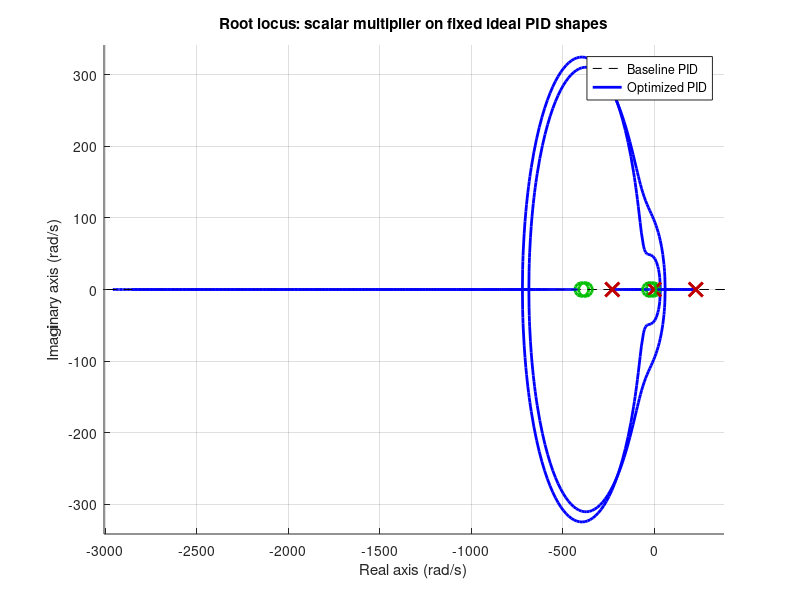
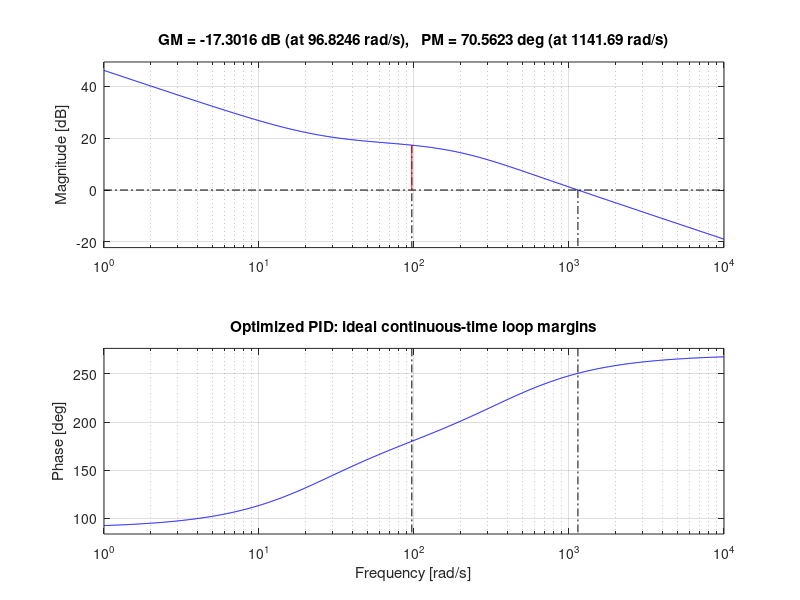
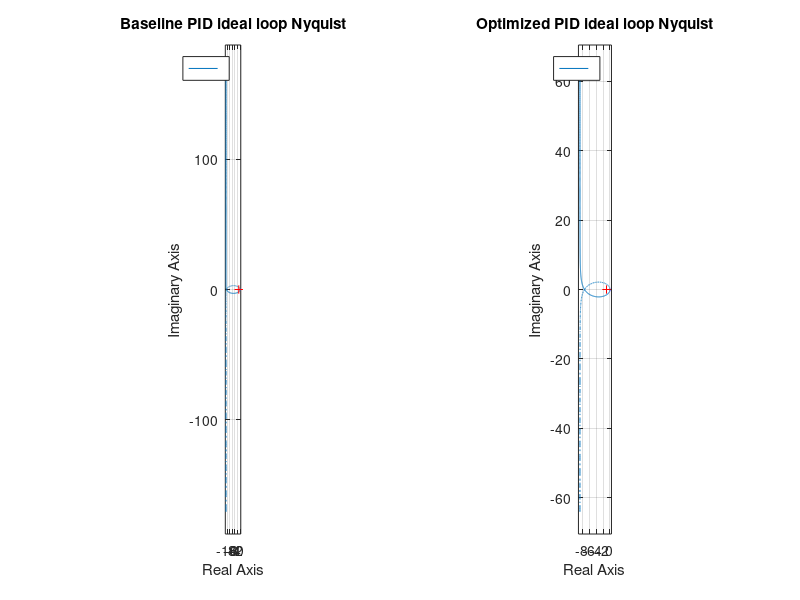

Here is the MATLAB script that generated these plots, in order:
%% AMB_Classical_Control_Analysis.m
% Classical-control companion analysis for the single-axis AMB V6 model.
% IMPORTANT:
% (1) This script analyses the continuous-time plant and ideal continuous PID.
% (2) It does not claim that these plots alone prove stability of the sampled,
%     saturated, derivative-filtered KF-PID implementation.
% (3) Requires Control System Toolbox for tf, rlocus, bode, nyquist, margin.
clear; clc; close all;

%% Published/reference parameters and sign convention
m  = 46.0;             % kg
ki = 129.7;             % N/A
ksSigned = -2.40e6;     % N/m, signed value reported by reference
kn = abs(ksSigned);     % positive magnitude of destabilizing stiffness
fprintf('AMB classical analysis: m=%.3f kg, ki=%.3f N/A, ks(signed)=%.4g N/m\n',m,ki,ksSigned);
fprintf('Model convention: m*xdd = kn*x + ki*i + Fd, kn=|ks|=%.4g N/m\n',kn);

%% Continuous-time plant and open-loop poles
s = tf('s');
G = ki/(m*s^2 - kn);     % displacement/current plant
pPlant = pole(G);
disp('Plant X(s)/I(s) ='); G
disp('Open-loop plant poles (rad/s):'); disp(pPlant);
fprintf('Analytical poles = +/- %.6f rad/s\n',sqrt(kn/m));
fprintf('Positive pole means the uncontrolled linearized plant is unstable.\n');

%% State-space observability
A = [0 1; kn/m 0];
B = [0; ki/m];
C = [1 0];
D = 0;
Ob = obsv(A,C);
fprintf('\n2-state observability matrix:\n'); disp(Ob);
fprintf('rank(O) = %d of %d states\n',rank(Ob),size(A,1));
fprintf('For the 3-state augmented estimator, see the note below: the disturbance state must be checked with the exact discrete A3 used in V6.\n');

%% Ideal continuous-time PID characteristic polynomial and Routh-Hurwitz
% C(s)=Kp + Ki/s + Kd*s. Negative feedback with G(s)=ki/(m*s^2-kn).
% Characteristic polynomial: m*s^3 + ki*Kd*s^2 + (ki*Kp-kn)*s + ki*Ki = 0.
fprintf('\nRouth-Hurwitz conditions for ideal PID:\n');
fprintf('Kd>0, Ki>0, ki*Kp-kn>0, and ki*Kd*(ki*Kp-kn)>m*ki*Ki.\n');
fprintf('Minimum proportional gain: kn/ki = %.4f A/m\n',kn/ki);

% Gains from V6 comparison CSV; use ideal PID here, not derivative filter/KF.
names = {'Baseline PID','Optimized PID','KF-PID (2-state)','KF-PID (3-state)'};
Kp = [200000 160000 375000 375000];
Ki = [1000000 3750000 3750000 3750000];
Kd = [500 400 640 800];
for k = 1:numel(names)
    coeff = [m, ki*Kd(k), ki*Kp(k)-kn, ki*Ki(k)];
    % Routh first-column terms for cubic: a3, a2, (a2*a1-a3*a0)/a2, a0
    routhFirst = [coeff(1), coeff(2), ...
        (coeff(2)*coeff(3)-coeff(1)*coeff(4))/coeff(2), coeff(4)];
    fprintf('\n%s\n',names{k});
    fprintf('  Ideal PID characteristic coefficients: '); fprintf(' %.6g',coeff); fprintf('\n');
    fprintf('  Routh first column:'); fprintf(' %.6g',routhFirst); fprintf('\n');
    if all(routhFirst>0)
        fprintf('  Ideal continuous PID passes cubic Routh-Hurwitz test.\n');
    else
        fprintf('  Ideal continuous PID FAILS cubic Routh-Hurwitz test.\n');
    end
end

%% Root locus and frequency response for baseline and optimized ideal PID
ctrlIndices = [1 2];  % compare conventional baseline and optimized PID
figure('Name','AMB Root Locus','Color','w');
hold on;
for k = ctrlIndices
    Cpid = Kp(k) + Ki(k)/s + Kd(k)*s;
    % Root locus varies a scalar gain multiplying the fixed ideal PID shape.
    rlocus(G*Cpid);
end
grid on; title('Root locus: scalar multiplier on fixed ideal PID shapes');
xlabel('Real axis (rad/s)'); ylabel('Imaginary axis (rad/s)');
legend(names(ctrlIndices),'Location','best');

figure('Name','AMB Bode and Margins','Color','w');
for j = 1:numel(ctrlIndices)
    k = ctrlIndices(j);
    Cpid = Kp(k) + Ki(k)/s + Kd(k)*s;
    L = G*Cpid;
    subplot(2,1,j);
    margin(L); grid on;
    title(sprintf('%s: ideal continuous-time loop margins',names{k}));
    [Gm,Pm,Wcg,Wcp] = margin(L);
    fprintf('\n%s ideal-loop margins:\n',names{k});
    fprintf('  Gain margin = %.6g (%.3f dB), phase margin = %.3f deg\n',Gm,20*log10(Gm),Pm);
    fprintf('  Gain crossover = %.6g rad/s, phase crossover = %.6g rad/s\n',Wcp,Wcg);
end

figure('Name','AMB Nyquist','Color','w');
for j = 1:numel(ctrlIndices)
    k = ctrlIndices(j);
    Cpid = Kp(k) + Ki(k)/s + Kd(k)*s;
    subplot(1,numel(ctrlIndices),j);
    nyquist(G*Cpid); grid on; axis equal;
    title([names{k} ' ideal loop Nyquist']);
end

%% Closed-loop poles for the ideal continuous PID
fprintf('\nIdeal continuous PID closed-loop poles:\n');
for k = 1:numel(names)
    Cpid = Kp(k) + Ki(k)/s + Kd(k)*s;
    T = feedback(G*Cpid,1);
    fprintf('%s poles:\n',names{k}); disp(pole(T).');
end

%% Important interpretation notes
fprintf(['\nINTERPRETATION NOTES:\n' ...
 '1) These ideal-PID root-locus/Bode/Nyquist/margin results are not the exact V6 sampled loop.\n' ...
 '2) V6 uses dt=0.0002 s, a filtered derivative for classical PID, current saturation,\n' ...
 '   anti-windup, and Kalman estimator dynamics for KF-PID configurations.\n' ...
 '3) For publication, report exact sampled-loop margins only after deriving the return ratio\n' ...
 '   consistently from the implemented closed-loop architecture and verifying it independently.\n' ...
 '4) Nyquist encirclement direction/count must be interpreted with the number of RHP poles\n' ...
 '   and the precise loop-transfer sign convention; do not hard-code a counter-clockwise count.\n']);
